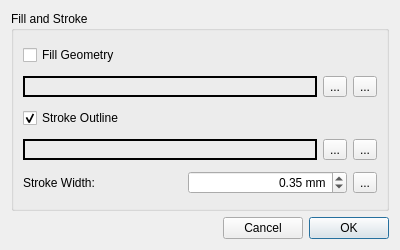
<?xml version="1.0" encoding="UTF-8"?>
<ui version="4.0">
 <class>ExportSvgDialog</class>
 <widget class="QDialog" name="ExportSvgDialog">
  <property name="geometry">
   <rect>
    <x>0</x>
    <y>0</y>
    <width>400</width>
    <height>250</height>
   </rect>
  </property>
  <property name="windowTitle">
   <string>Export SVG Options</string>
  </property>
  <layout class="QVBoxLayout" name="verticalLayout">
   <item>
    <widget class="QGroupBox" name="groupFillStroke">
     <property name="title">
      <string>Fill and Stroke</string>
     </property>
     <layout class="QVBoxLayout" name="verticalLayoutFillStroke">
      <item>
       <widget class="QCheckBox" name="checkBoxEnableFill">
        <property name="toolTip">
         <string>Enable filling of exported geometry with a color.</string>
        </property>
        <property name="text">
         <string>Fill Geometry</string>
        </property>
        <property name="checked">
         <bool>false</bool>
        </property>
       </widget>
      </item>
      <item>
       <layout class="QHBoxLayout" name="horizontalLayoutFillColor">
        <item>
         <widget class="QLabel" name="labelFillColor">
          <property name="minimumSize">
           <size>
            <width>100</width>
            <height>0</height>
           </size>
          </property>
          <property name="frameShape">
           <enum>QFrame::Box</enum>
          </property>
          <property name="lineWidth">
           <number>2</number>
          </property>
          <property name="text">
           <string/>
          </property>
         </widget>
        </item>
        <item>
         <widget class="QToolButton" name="toolButtonFillColorReset">
          <property name="text">
           <string>...</string>
          </property>
          <property name="icon">
           <iconset theme="chokusen-undo">
           <normaloff>.</normaloff>.</iconset>
          </property>
         </widget>
        </item>
        <item>
         <widget class="QToolButton" name="toolButtonFillColor">
          <property name="text">
           <string>...</string>
          </property>
         </widget>
        </item>
       </layout>
      </item>
      <item>
       <widget class="QCheckBox" name="checkBoxEnableStroke">
        <property name="toolTip">
         <string>Enable outline stroke for exported geometry.</string>
        </property>
        <property name="text">
         <string>Stroke Outline</string>
        </property>
        <property name="checked">
         <bool>true</bool>
        </property>
       </widget>
      </item>
      <item>
       <layout class="QHBoxLayout" name="horizontalLayoutStrokeColor">
        <item>
         <widget class="QLabel" name="labelStrokeColor">
          <property name="minimumSize">
           <size>
            <width>100</width>
            <height>0</height>
           </size>
          </property>
          <property name="frameShape">
           <enum>QFrame::Box</enum>
          </property>
          <property name="lineWidth">
           <number>2</number>
          </property>
          <property name="text">
           <string/>
          </property>
         </widget>
        </item>
        <item>
         <widget class="QToolButton" name="toolButtonStrokeColorReset">
          <property name="text">
           <string>...</string>
          </property>
          <property name="icon">
           <iconset theme="chokusen-undo">
           <normaloff>.</normaloff>.</iconset>
          </property>
         </widget>
        </item>
        <item>
         <widget class="QToolButton" name="toolButtonStrokeColor">
          <property name="text">
           <string>...</string>
          </property>
         </widget>
        </item>
       </layout>
      </item>
      <item>
       <layout class="QHBoxLayout" name="horizontalLayoutStrokeWidth">
        <item>
         <widget class="QLabel" name="labelStrokeWidth">
          <property name="text">
           <string>Stroke Width:</string>
          </property>
         </widget>
        </item>
        <item>
         <widget class="QDoubleSpinBox" name="doubleSpinBoxStrokeWidth">
          <property name="alignment">
           <set>Qt::AlignRight|Qt::AlignTrailing|Qt::AlignVCenter</set>
          </property>
          <property name="suffix">
           <string> mm</string>
          </property>
          <property name="decimals">
           <number>2</number>
          </property>
          <property name="minimum">
           <double>0.01</double>
          </property>
          <property name="maximum">
           <double>10.00</double>
          </property>
          <property name="singleStep">
           <double>0.10</double>
          </property>
          <property name="value">
           <double>0.35</double>
          </property>
         </widget>
        </item>
        <item>
         <widget class="QToolButton" name="toolButtonStrokeWidthReset">
          <property name="text">
           <string>...</string>
          </property>
          <property name="icon">
           <iconset theme="chokusen-undo">
           <normaloff>.</normaloff>.</iconset>
          </property>
         </widget>
        </item>
       </layout>
      </item>
     </layout>
    </widget>
   </item>
   <item>
    <layout class="QHBoxLayout" name="horizontalLayoutDialogButtons">
     <item>
      <spacer name="horizontalSpacerDialogButtons">
       <property name="orientation">
        <enum>Qt::Horizontal</enum>
       </property>
       <property name="sizeHint" stdset="0">
        <size>
         <width>40</width>
         <height>20</height>
        </size>
       </property>
      </spacer>
     </item>
     <item>
      <widget class="QPushButton" name="pushButtonCancel">
       <property name="text">
        <string>Cancel</string>
       </property>
      </widget>
     </item>
     <item>
      <widget class="QPushButton" name="pushButtonOk">
       <property name="text">
        <string>OK</string>
       </property>
       <property name="default">
        <bool>true</bool>
       </property>
      </widget>
     </item>
    </layout>
   </item>
  </layout>
 </widget>
 <tabstops>
  <tabstop>checkBoxEnableFill</tabstop>
  <tabstop>toolButtonFillColorReset</tabstop>
  <tabstop>toolButtonFillColor</tabstop>
  <tabstop>checkBoxEnableStroke</tabstop>
  <tabstop>toolButtonStrokeColorReset</tabstop>
  <tabstop>toolButtonStrokeColor</tabstop>
  <tabstop>doubleSpinBoxStrokeWidth</tabstop>
  <tabstop>toolButtonStrokeWidthReset</tabstop>
  <tabstop>pushButtonCancel</tabstop>
  <tabstop>pushButtonOk</tabstop>
 </tabstops>
 <resources/>
 <connections>
  <connection>
   <sender>pushButtonOk</sender>
   <signal>clicked()</signal>
   <receiver>ExportSvgDialog</receiver>
   <slot>accept()</slot>
  </connection>
  <connection>
   <sender>pushButtonCancel</sender>
   <signal>clicked()</signal>
   <receiver>ExportSvgDialog</receiver>
   <slot>reject()</slot>
  </connection>
 </connections>
</ui> 
